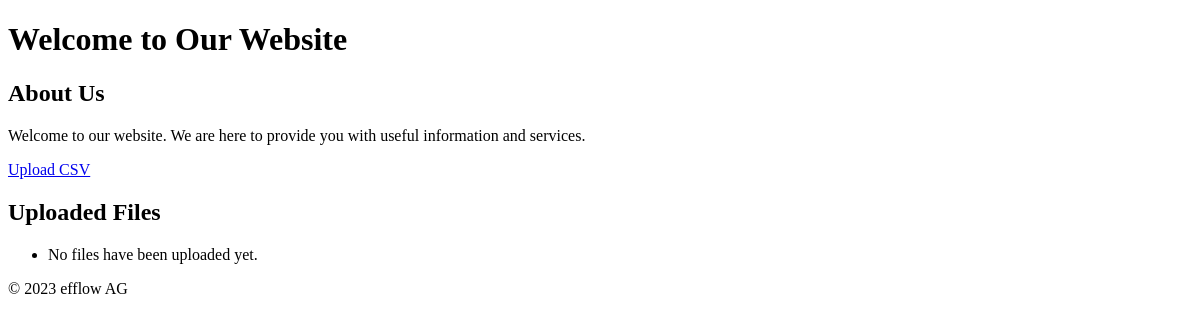
The app's page /, older data.
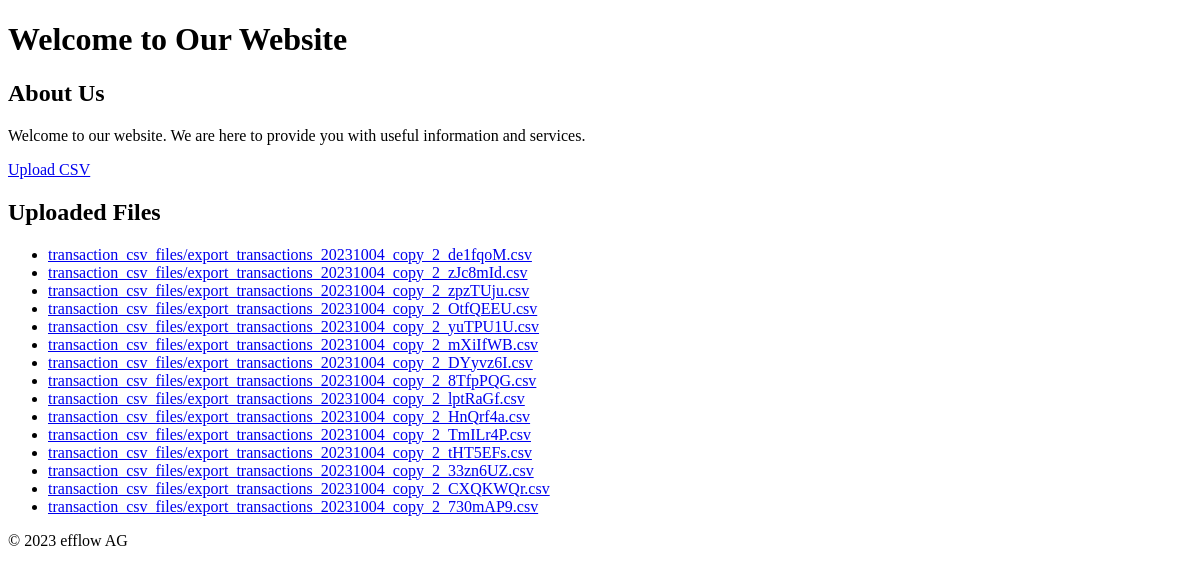
The same page, newer data.
### accounting/models.py (models this page shows, shortened)
class TransactionCSV(models.Model):
    file = models.FileField(upload_to='transaction_csv_files/')
    uploaded_at = models.DateTimeField(auto_now_add=True)

### accounting/views.py (the view)
# urls.py: path('', views.landing_page, name='landing_page'),
def landing_page(request):
    uploaded_files = TransactionCSV.objects.all()
    context = {
        'uploaded_files': uploaded_files,
    }
    return render(request, 'accounting/landing_page.html', context)

### accounting/templates/accounting/landing_page.html (shortened to what this page needs)
<!DOCTYPE html>
<html lang="en">
<head>
</head>
<body>
    <header>
        <h1>Welcome to Our Website</h1>
    </header>
    <main>
        <section>
            <h2>About Us</h2>
            <p>Welcome to our website. We are here to provide you with useful information and services.</p>
        </section>
        <section>
            <a href="{% url 'upload_csv' %}" class="btn btn-primary">Upload CSV</a>
        </section>
        <section>
            <h2>Uploaded Files</h2>
            <ul>
                {% for file in uploaded_files %}
                    <li><a href="{{ file.file.url }}" target="_blank">{{ file.file.name }}</a></li>
                {% empty %}
                    <li>No files have been uploaded yet.</li>
                {% endfor %}
            </ul>
        </section>
    </main>
    <footer>
        <p>&copy; 2023 efflow AG</p>
    </footer>
</body>
</html>

Row changes from the older to the newer data that the page shows:
added TransactionCSV: file.name "transaction_csv_files/export_transactions_20231004_copy_2_de1fqoM.csv"
added TransactionCSV: file.name "transaction_csv_files/export_transactions_20231004_copy_2_zJc8mId.csv"
added TransactionCSV: file.name "transaction_csv_files/export_transactions_20231004_copy_2_zpzTUju.csv"
added TransactionCSV: file.name "transaction_csv_files/export_transactions_20231004_copy_2_OtfQEEU.csv"
added TransactionCSV: file.name "transaction_csv_files/export_transactions_20231004_copy_2_yuTPU1U.csv"
added TransactionCSV: file.name "transaction_csv_files/export_transactions_20231004_copy_2_mXiIfWB.csv"
added TransactionCSV: file.name "transaction_csv_files/export_transactions_20231004_copy_2_DYyvz6I.csv"
added TransactionCSV: file.name "transaction_csv_files/export_transactions_20231004_copy_2_8TfpPQG.csv"
added TransactionCSV: file.name "transaction_csv_files/export_transactions_20231004_copy_2_lptRaGf.csv"
added TransactionCSV: file.name "transaction_csv_files/export_transactions_20231004_copy_2_HnQrf4a.csv"
added TransactionCSV: file.name "transaction_csv_files/export_transactions_20231004_copy_2_TmILr4P.csv"
added TransactionCSV: file.name "transaction_csv_files/export_transactions_20231004_copy_2_tHT5EFs.csv"
added TransactionCSV: file.name "transaction_csv_files/export_transactions_20231004_copy_2_33zn6UZ.csv"
added TransactionCSV: file.name "transaction_csv_files/export_transactions_20231004_copy_2_CXQKWQr.csv"
added TransactionCSV: file.name "transaction_csv_files/export_transactions_20231004_copy_2_730mAP9.csv"
Text that changed along with them:
text no longer shown: "No files have been uploaded yet."
